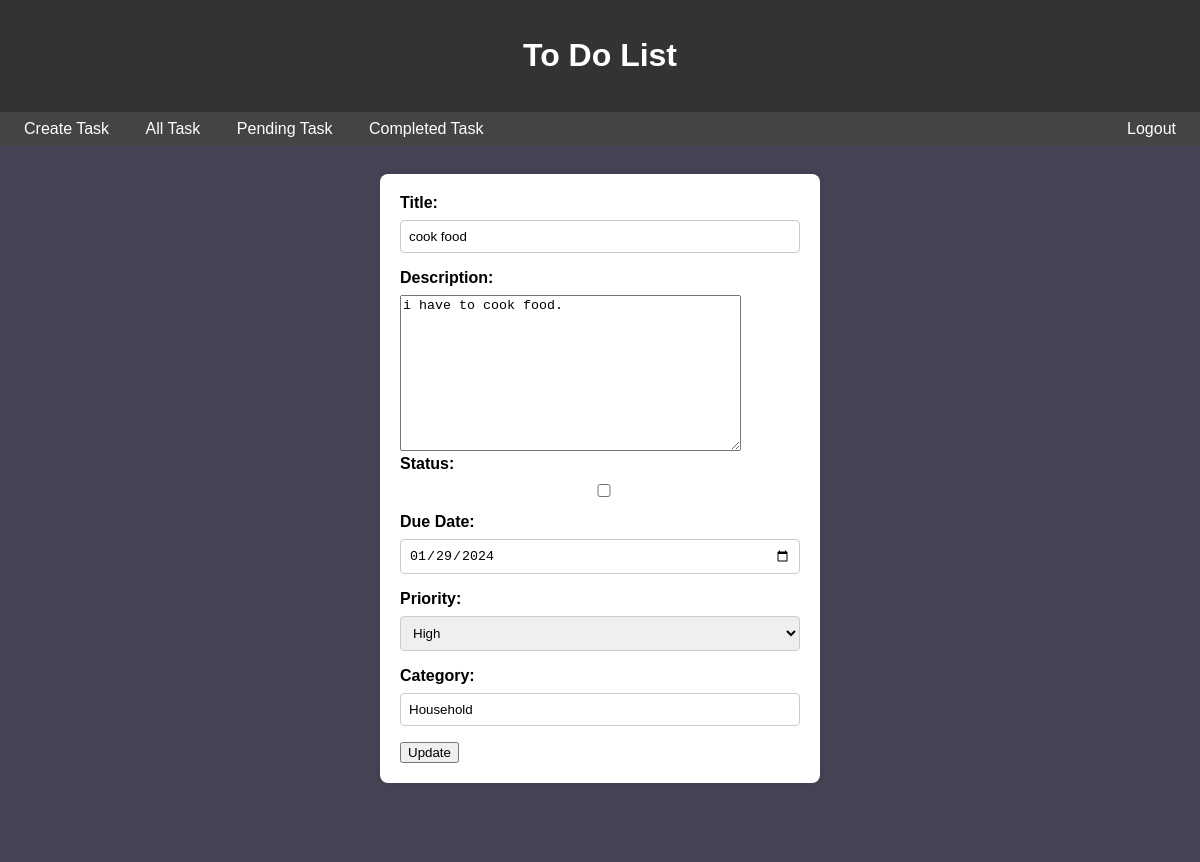
Before: /tasks/update/10/ with the older database file.
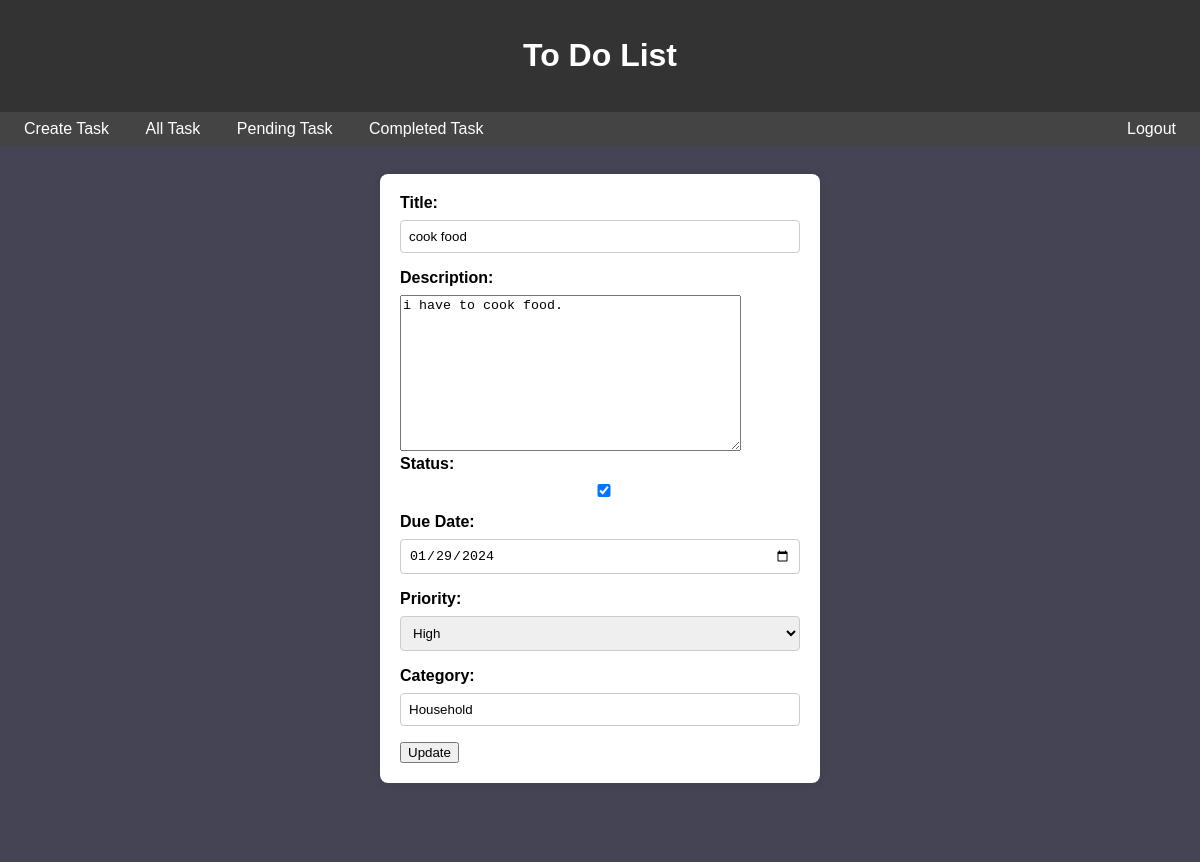
After: the same page with the newer database file.
### tasks/models.py (models this page shows, shortened)
class Task(models.Model):
    title = models.CharField(max_length=50, null=False)
    description = models.TextField(null=True)
    status = models.BooleanField(default=False)
    due = models.DateField()
    priority = models.CharField(max_length=10, null=False)
    category = models.CharField(max_length=20, null=False)
    user = models.ForeignKey(User, on_delete=models.CASCADE, default=1)

### tasks/views.py (the view)
# urls.py: path('update/<int:task_id>/', views.update_task, name='update_task'),
def update_task(request, task_id):
    task = get_object_or_404(Task, id=task_id)
    if request.method == 'POST':
        form = TaskForm(request.POST, instance=task)
        if form.is_valid():
            form.save()
            return redirect('task_list')
    else:
        form = TaskForm(instance=task)
    return render(request, 'tasks/update_task.html', {'form': form, 'task': task})

### tasks/forms.py
class TaskForm(forms.ModelForm):
    PRIORITY_CHOICES = [
        ('high', 'High'),
        ('medium', 'Medium'),
        ('low', 'Low'),
    ]
    priority = forms.ChoiceField(choices=PRIORITY_CHOICES, widget=forms.Select(attrs={'class': 'form-control'}))
    class Meta:
        model = Task
        fields = ['title', 'description', 'status', 'due', 'priority', 'category']
        widgets = {
            'due': forms.DateInput(attrs={'type': 'date'}),
        }

### templates/tasks/update_task.html (shortened to what this page needs)
<!DOCTYPE html>
<html lang="en">
<head>
</head>
<body>
    <header>
        <h1>{% block header %}To Do List{% endblock %}</h1>
    </header>
    <nav>
        <div>
            <a href="{% url 'create_task' %}" class="{% if request.resolver_match.url_name == 'create_task' %}active{% endif %}">Create Task</a>
            <a href="{% url 'task_list' %}" class="{% if request.resolver_match.url_name == 'task_list' %}active{% endif %}">All Task</a>
            <a href="{% url 'pending_task' %}" class="{% if request.resolver_match.url_name == 'pending_task' %}active{% endif %}">Pending Task</a>
            <a href="{% url 'completed_task' %}" class="{% if request.resolver_match.url_name == 'completed_task' %}active{% endif %}">Completed Task</a>
        </div>
        <div>
            <a href="{% url 'logout' %}" class="{% if request.resolver_match.url_name == 'logout' %}active{% endif %}">Logout</a>
        </div>
    </nav>
    <div style="margin-top: 200px; background-color: #445; color: #fff; padding: 0.5em;
    margin-top: 0px; height:700px;">
        <form method="post" action="{% url 'update_task' task.id  %}">
            <div class="form-group">
                <label for="{{ form.title.id_for_label }}">Title:</label>
                {{ form.title }}
            </div>
            <div class="form-group">
                <label for="{{ form.description.id_for_label }}">Description:</label>
                {{ form.description }}
            </div>
            <div class="form-group">
                <label for="{{ form.status.id_for_label }}">Status:</label>
                {{ form.status }}
            </div>
            <div class="form-group">
                <label for="{{ form.due.id_for_label }}">Due Date:</label>
                {{ form.due }}
            </div>
            <div class="form-group">
                <label for="{{ form.priority.id_for_label }}">Priority:</label>
                {{ form.priority }}
            </div>
            <div class="form-group">
                <label for="{{ form.category.id_for_label }}">Category:</label>
                {{ form.category }}
            </div>
            <button type="submit">Update</button>
        </form>
    </div>

Changed rows visible on the page:
changed Task "cook food": status "☐" → "☑"
